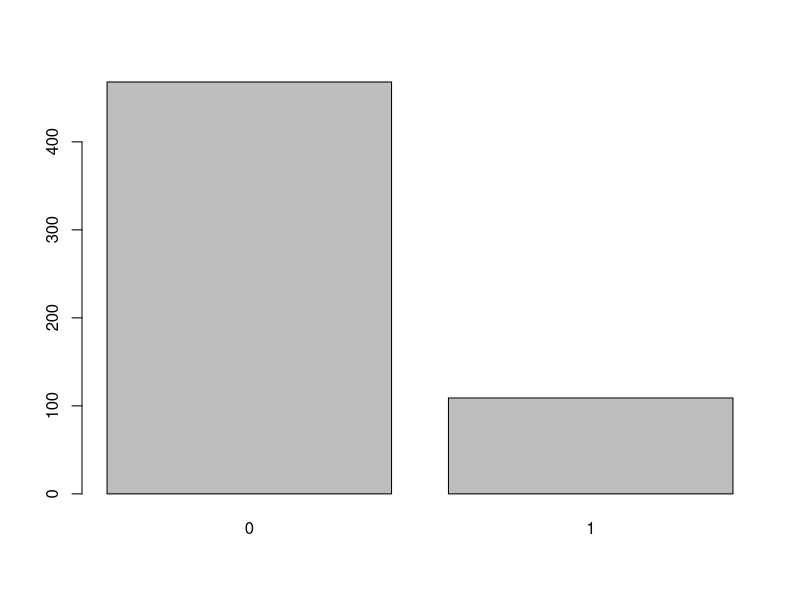
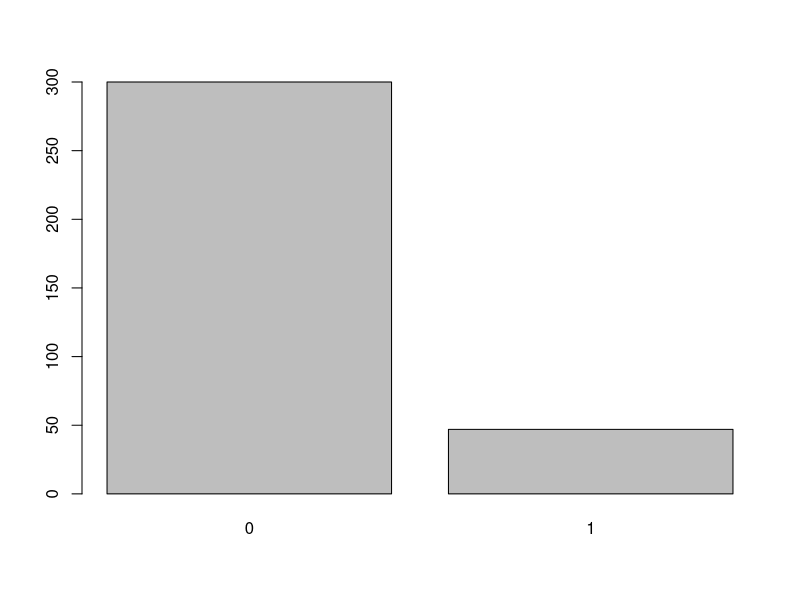
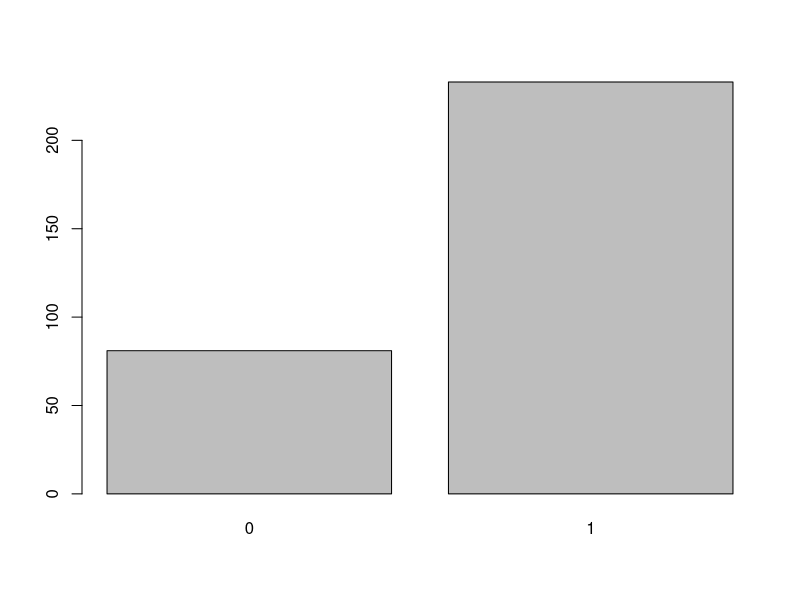
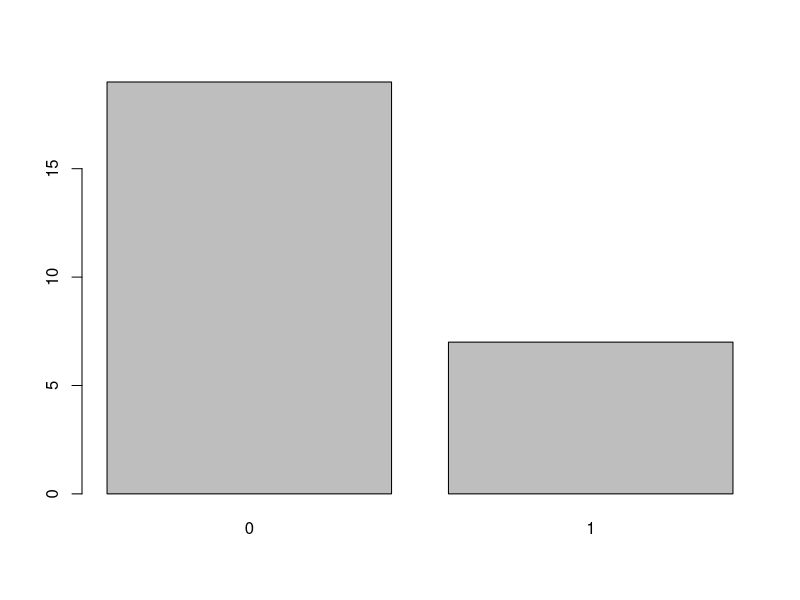
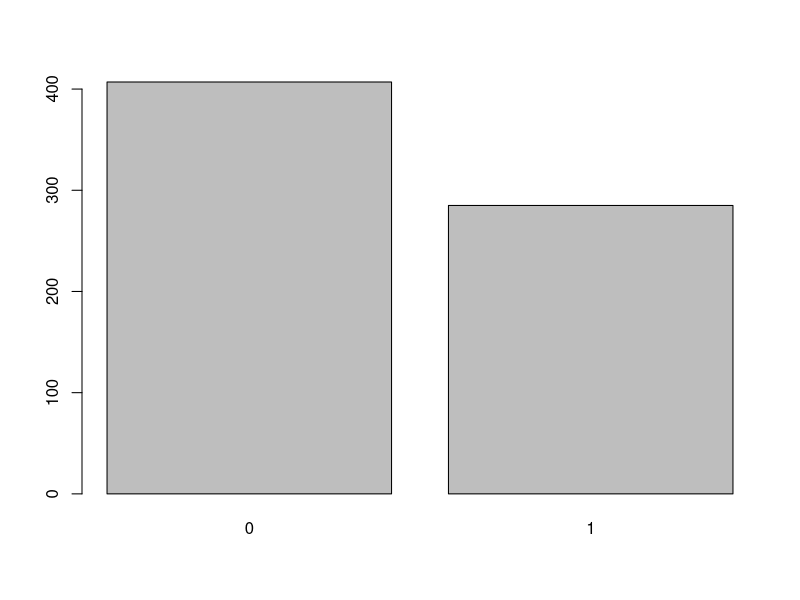

R code for these plots, in order:
dados <- read.table(file = "titanic.txt", header = TRUE, sep = ",")

summary(dados)
mortos <- (length(dados[,1]) - sum(dados[,1]))
sobreviventes <- sum(dados[,1])
dados <-dados[,-11]
dados$Survived <- as.factor(dados$Survived)
dados$Sex <- as.factor(dados$Sex)
dados$Pclass <- as.factor(dados$Pclass)

summary(dados)
str(dados)

dados[c(6,10),]

homens <- dados[dados$Sex == 'male',]
summary(homens)
table(homens$Survived)
barplot(table(homens$Survived))
sum(homens$Survived == 1)
barplot(table(homens[homens$Pclass == 3,]$Survived)) # ou terceira_homens <- homens[homens$Pclass == 3]

mulheres <- dados[dados$Sex == 'female',]
summary(mulheres)
table(mulheres$Survived)
barplot(table(mulheres$Survived))

idoso <- dados[dados$Age >= 60,]
table(idoso$Survived)
barplot(table(idoso$Survived))


jovens <- dados[dados$Age <= 60,]
table(jovens$Survived)
barplot(table(jovens$Survived))